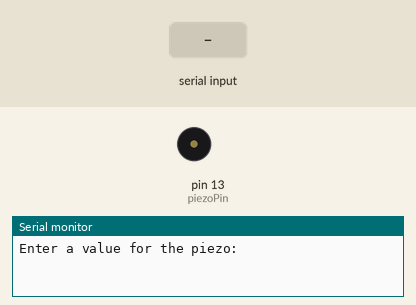
This sketch was run on a simulated Arduino Uno, built with avr-gcc and run on an emulated ATmega328P. Shown: buzzer (waves = sounding), the last lines printed to the serial monitor. Inputs (shaded band) come from the test bench.

Above: at 1.2 s.
1.3 s: "90,45\n" received over Serial
At 2.1 s:
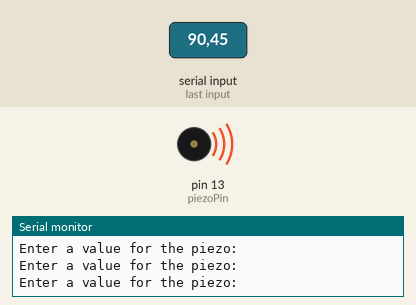
Timing chart, 0 to 4.3 s (numbered marks = the images above; inputs shaded):
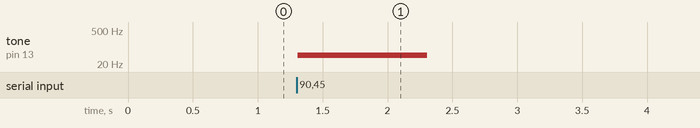

Measured:
- after the input at 1.3 s, tone on pin 13 (piezoPin): silent → 45 Hz at once, → silent 1.0 s later

The sketch:

Choose_Beep_Serial_Piezo.ino
```cpp
int piezoPin=13, dly=100, piezoVal;
String msg="Enter a value for the piezo: ";
void setup() {
  // put your setup code here, to run once:
Serial.begin(9600);
pinMode(piezoPin, OUTPUT);
}

void loop() {
  // put your main code here, to run repeatedly:
Serial.println(msg);
while(Serial.available()==0) {

}
piezoVal=Serial.parseInt();
tone(piezoPin, piezoVal);

}
```
